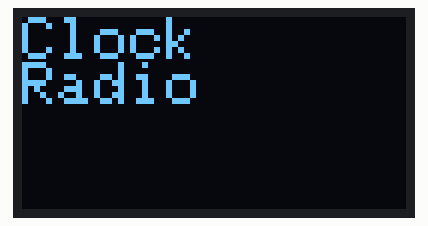
Simulated run of this sketch. Board: Seeed XIAO ESP32-C3. On the bench: 128×64 one-colour display. WiFi joins after 1.5 s; servers stay silent unless stated; the local clock reads 2024-03-15 10:24:30 at power-on unless the sketch sets it; what the sketch prints to the serial monitor is not drawn.

Above: at 2.1 s.
At 2.6 s:
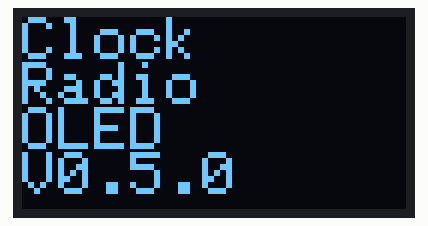
At 3.7 s:
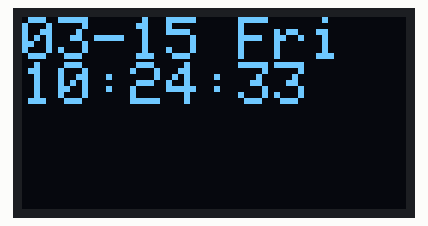
At 11.9 s:
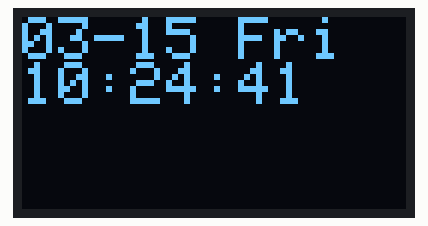
At 21.1 s:
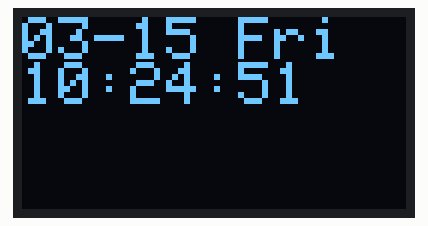
At 38.5 s:
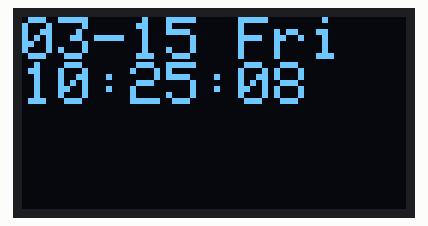

The sketch:

xiao_esp32c3_wifi_clock_master.ino
```cpp
//**********************************************************************************************************
//*    clock_wifi --  Clock which time refer NTP using wifi network.                                                          *
//**********************************************************************************************************
//  Optionally, sleep by esp_light_sleep_start() API. Internal states are preserved.
//
//  2023/2/1 created by asmaro

//#include "WiFi.h"
#include "WiFiMulti.h"
#include "Wire.h"
#include <Adafruit_GFX.h>       // install using lib tool
#include <Adafruit_SSD1306.h>   // install using lib tool
#include <esp_sntp.h>           // esp lib
#include <TimeLib.h>            // https://github.com/PaulStoffregen/Time

#define I2C_SDA      4          // I2C DATA
#define I2C_SCK      5          // I2C CLOCK
#define OLED_I2C_ADDRESS 0x3C   // Check the I2C bus of your OLED device
#define SCREEN_WIDTH 128        // OLED display width, in pixels
#define SCREEN_HEIGHT 64        // OLED display height, in pixels
#define OLED_RESET -1           // Reset pin # (or -1 if sharing Arduino reset pin)

WiFiMulti wifiMulti;
Adafruit_SSD1306 oled(SCREEN_WIDTH, SCREEN_HEIGHT, &Wire, OLED_RESET);

String ssid =     "wifi1xxxxxxxx";      // WiFi 1
String password = "wifi1passxxxxx";
String ssid2 =     "wifi2xxxxxxxx";   // WiFi 2
String password2 = "wifi2passxxxxx";

struct tm *tm;
int d_mon ;
int d_mday ;
int d_hour ;
int d_min ;
int d_sec ;
int d_wday ;
static const char *weekStr[7] = {"Sun","Mon","Tue","Wed","Thu","Fri","Sat"}; //3文字の英字

const char* ntpServer = "ntp.nict.jp";
const long  gmtOffset_sec = 32400;
const int   daylightOffset_sec = 0;

void setup()
{
    Serial.begin(115200);
    Serial.println("start");
    Wire.begin(); //
    oled.begin(SSD1306_SWITCHCAPVCC, OLED_I2C_ADDRESS);
    oled.clearDisplay();
    oled.setTextColor(SSD1306_WHITE);

    WiFi.mode(WIFI_STA);
    wifiMulti.addAP(ssid.c_str(), password.c_str());
    wifiMulti.addAP(ssid2.c_str(), password2.c_str());
    wifiMulti.run();   // It may be connected to strong one

    while (true) {
      if(WiFi.status() == WL_CONNECTED){ break; }  // WiFi connect OK then next step
      Serial.println("WiFi Err");
      oled.setTextSize(2); // Draw 2X-scale text
      oled.setCursor(0, 0);
      oled.print("WiFi Err");
      oled.display();
      WiFi.disconnect(true);
      delay(5000);
      wifiMulti.run();
      delay(1000*300);  // Wait for Wifi ready
    }
    wifisyncjst(); // refer time and day
    splash();
    WiFi.disconnect(true);  // Connection is no longer needed
    Serial.println("Setup done");
}
void splash()
{
  oled.setTextSize(2); // Draw 2X-scale text
  oled.setCursor(0, 0);
  oled.print("Clock");
  oled.setCursor(0, 15);
  oled.print("Radio");
  oled.display();
  delay(500);
  oled.setCursor(0, 30);
  oled.print("OLED");
  oled.setCursor(0, 45);
  oled.print("V0.5.0");
  oled.display();
  delay(1000);
}

void wifisyncjst() {
  //---------内蔵時計のJST同期--------
  // NTPサーバからJST取得
  configTime(gmtOffset_sec, daylightOffset_sec, ntpServer);
  delay(500);
  // 内蔵時計の時刻がNTP時刻に合うまで待機
  while (sntp_get_sync_status() == SNTP_SYNC_STATUS_RESET) {
    delay(500);
  }
}

void loop()
{
  //---------内蔵時計の表示--------
  char ts[80];
  time_t t = time(NULL);
  tm = localtime(&t);
  d_mon  = tm->tm_mon+1;
  d_mday = tm->tm_mday;
  d_hour = tm->tm_hour;
  d_min  = tm->tm_min;
  d_sec  = tm->tm_sec;
  d_wday = tm->tm_wday;
  //Serial.print("time ");
  sprintf(ts, "%02d-%02d %s", d_mon, d_mday, weekStr[d_wday]);
  oled.setTextSize(2); // Draw 2X-scale text
  oled.clearDisplay();
  oled.setCursor(0, 0);
  oled.print(ts);
  //Serial.println(ts);
  sprintf(ts,"%02d:%02d:%02d",d_hour,d_min,d_sec);
  oled.setCursor(0, 15);
  oled.print(ts);
  //Serial.println(ts);
  oled.display();
  delay(1000);   // Comment out when you use sleep API below
  /* esp_sleep_enable_timer_wakeup(1000 * 1000); // wake after 1 sec
  esp_light_sleep_start();   // sleep and wake up here */
}
```

Measured:
- what the display in image 0 shows lasts 0.5 s, from 2.1 s to 2.6 s
- what the display in image 1 shows lasts 1.0 s, from 2.6 s to 3.6 s
